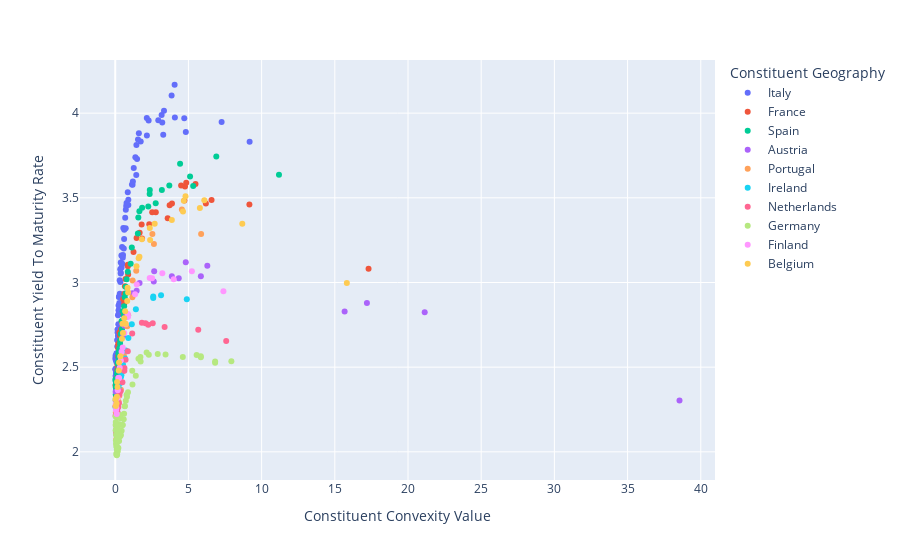

Write notebook code for a chart like this one.
### Code cell
x, y = 'Constituent Convexity Value', 'Constituent Yield To Maturity Rate'
color  = 'Constituent Geography'
size = index_constituents['Constituent Market Value Amount'].to_list()

plot_scatter(index_constituents, x, y, color=color)
